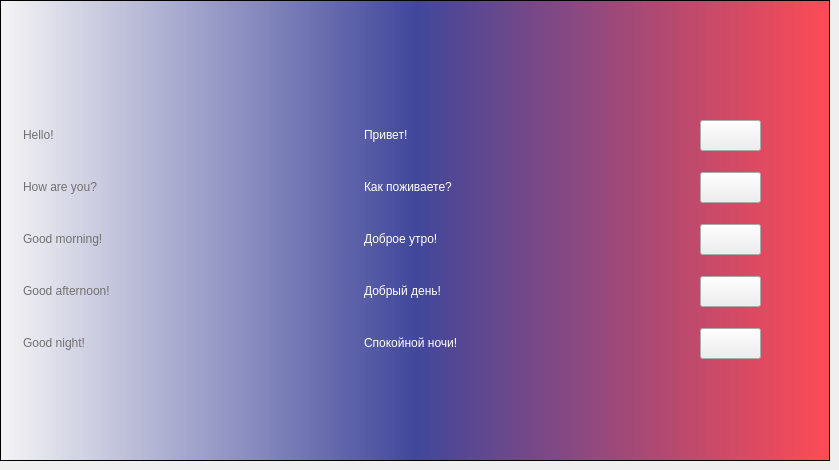
  <widget class="QWidget" name="tab_11">
   <attribute name="title">
    <string>Russian</string>
   </attribute>
   <widget class="QFrame" name="frame_11">
    <property name="geometry">
     <rect>
      <x>0</x>
      <y>0</y>
      <width>830</width>
      <height>461</height>
     </rect>
    </property>
    <property name="styleSheet">
     <string notr="true">QFrame {
	color: white;
}

QFrame#frame_11 { 
	background-color: qlineargradient(spread:pad, x1:0, y1:0, x2:1, y2:0, stop:0 rgba(245, 245, 245, 255), stop:0.5 rgba(65, 71, 155, 255), stop:1 rgba(255, 75, 85, 255));
}</string>
    </property>
    <property name="frameShape">
     <enum>QFrame::StyledPanel</enum>
    </property>
    <property name="frameShadow">
     <enum>QFrame::Raised</enum>
    </property>
    <widget class="QLabel" name="lb_flag_russian">
     <property name="geometry">
      <rect>
       <x>364</x>
       <y>20</y>
       <width>102</width>
       <height>64</height>
      </rect>
     </property>
     <property name="styleSheet">
      <string notr="true"/>
     </property>
     <property name="text">
      <string/>
     </property>
    </widget>
    <widget class="QLabel" name="label_105">
     <property name="geometry">
      <rect>
       <x>23</x>
       <y>112</y>
       <width>100</width>
       <height>46</height>
      </rect>
     </property>
     <property name="styleSheet">
      <string notr="true">font: 75 28pt &quot;Trebuchet MS&quot;;
color: #717171;</string>
     </property>
     <property name="text">
      <string>Hello!</string>
     </property>
    </widget>
    <widget class="QLabel" name="label_106">
     <property name="geometry">
      <rect>
       <x>23</x>
       <y>320</y>
       <width>196</width>
       <height>46</height>
      </rect>
     </property>
     <property name="styleSheet">
      <string notr="true">font: 75 28pt &quot;Trebuchet MS&quot;;
color: #717171;</string>
     </property>
     <property name="text">
      <string>Good night!</string>
     </property>
    </widget>
    <widget class="QLabel" name="label_107">
     <property name="geometry">
      <rect>
       <x>23</x>
       <y>164</y>
       <width>219</width>
       <height>46</height>
      </rect>
     </property>
     <property name="styleSheet">
      <string notr="true">font: 75 28pt &quot;Trebuchet MS&quot;;
color: #717171;</string>
     </property>
     <property name="text">
      <string>How are you?</string>
     </property>
    </widget>
    <widget class="QLabel" name="label_108">
     <property name="geometry">
      <rect>
       <x>23</x>
       <y>216</y>
       <width>246</width>
       <height>46</height>
      </rect>
     </property>
     <property name="styleSheet">
      <string notr="true">font: 75 28pt &quot;Trebuchet MS&quot;;
color: #717171;</string>
     </property>
     <property name="text">
      <string>Good morning!</string>
     </property>
    </widget>
    <widget class="QLabel" name="label_109">
     <property name="geometry">
      <rect>
       <x>23</x>
       <y>268</y>
       <width>273</width>
       <height>46</height>
      </rect>
     </property>
     <property name="styleSheet">
      <string notr="true">font: 75 28pt &quot;Trebuchet MS&quot;;
color: #717171;</string>
     </property>
     <property name="text">
      <string>Good afternoon!</string>
     </property>
    </widget>
    <widget class="QPushButton" name="pushButton_51">
     <property name="enabled">
      <bool>true</bool>
     </property>
     <property name="geometry">
      <rect>
       <x>700</x>
       <y>120</y>
       <width>61</width>
       <height>31</height>
      </rect>
     </property>
     <property name="styleSheet">
      <string notr="true"/>
     </property>
     <property name="text">
      <string/>
     </property>
    </widget>
    <widget class="QPushButton" name="pushButton_52">
     <property name="geometry">
      <rect>
       <x>700</x>
       <y>172</y>
       <width>61</width>
       <height>31</height>
      </rect>
     </property>
     <property name="text">
      <string/>
     </property>
    </widget>
    <widget class="QPushButton" name="pushButton_53">
     <property name="geometry">
      <rect>
       <x>700</x>
       <y>224</y>
       <width>61</width>
       <height>31</height>
      </rect>
     </property>
     <property name="text">
      <string/>
     </property>
    </widget>
    <widget class="QPushButton" name="pushButton_54">
     <property name="geometry">
      <rect>
       <x>700</x>
       <y>276</y>
       <width>61</width>
       <height>31</height>
      </rect>
     </property>
     <property name="text">
      <string/>
     </property>
    </widget>
    <widget class="QPushButton" name="pushButton_55">
     <property name="geometry">
      <rect>
       <x>700</x>
       <y>328</y>
       <width>61</width>
       <height>31</height>
      </rect>
     </property>
     <property name="text">
      <string/>
     </property>
    </widget>
    <widget class="QLabel" name="label_110">
     <property name="geometry">
      <rect>
       <x>364</x>
       <y>216</y>
       <width>246</width>
       <height>46</height>
      </rect>
     </property>
     <property name="styleSheet">
      <string notr="true">font: 75 28pt &quot;Trebuchet MS&quot;;</string>
     </property>
     <property name="text">
      <string>Доброе утро!</string>
     </property>
    </widget>
    <widget class="QLabel" name="label_111">
     <property name="geometry">
      <rect>
       <x>364</x>
       <y>164</y>
       <width>281</width>
       <height>46</height>
      </rect>
     </property>
     <property name="styleSheet">
      <string notr="true">font: 75 28pt &quot;Trebuchet MS&quot;;</string>
     </property>
     <property name="text">
      <string>Как поживаете?</string>
     </property>
    </widget>
    <widget class="QLabel" name="label_112">
     <property name="geometry">
      <rect>
       <x>364</x>
       <y>268</y>
       <width>273</width>
       <height>46</height>
      </rect>
     </property>
     <property name="styleSheet">
      <string notr="true">font: 75 28pt &quot;Trebuchet MS&quot;;</string>
     </property>
     <property name="text">
      <string>Добрый день!</string>
     </property>
    </widget>
    <widget class="QLabel" name="label_113">
     <property name="geometry">
      <rect>
       <x>364</x>
       <y>320</y>
       <width>301</width>
       <height>46</height>
      </rect>
     </property>
     <property name="styleSheet">
      <string notr="true">font: 75 28pt &quot;Trebuchet MS&quot;;</string>
     </property>
     <property name="text">
      <string>Спокойной ночи!</string>
     </property>
    </widget>
    <widget class="QLabel" name="label_114">
     <property name="geometry">
      <rect>
       <x>364</x>
       <y>112</y>
       <width>221</width>
       <height>46</height>
      </rect>
     </property>
     <property name="styleSheet">
      <string notr="true">font: 75 28pt &quot;Trebuchet MS&quot;;</string>
     </property>
     <property name="text">
      <string>Привет!</string>
     </property>
    </widget>
   </widget>
  </widget>
